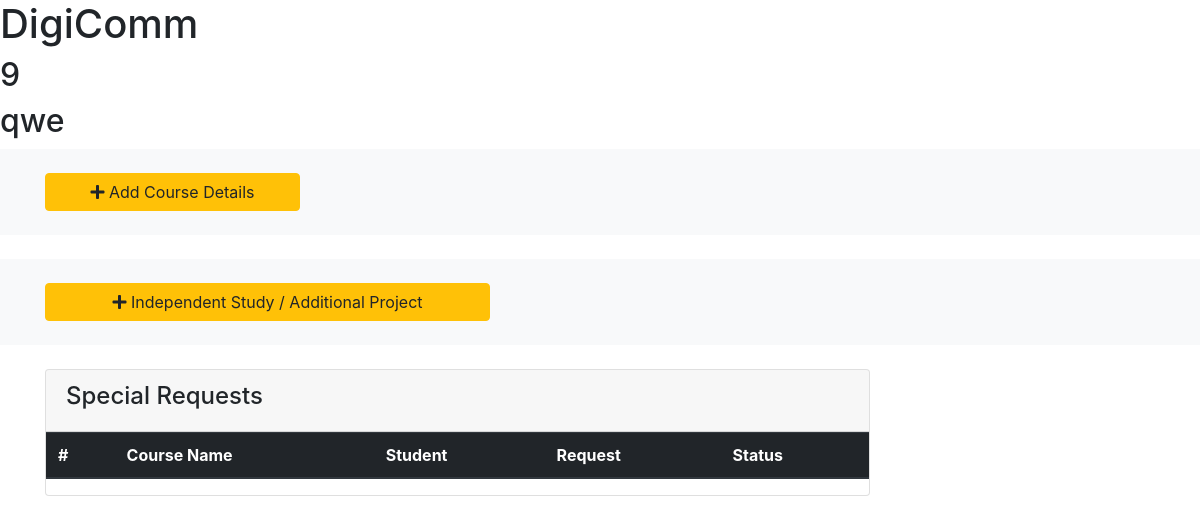
Before: /users/1/ with the older database file.
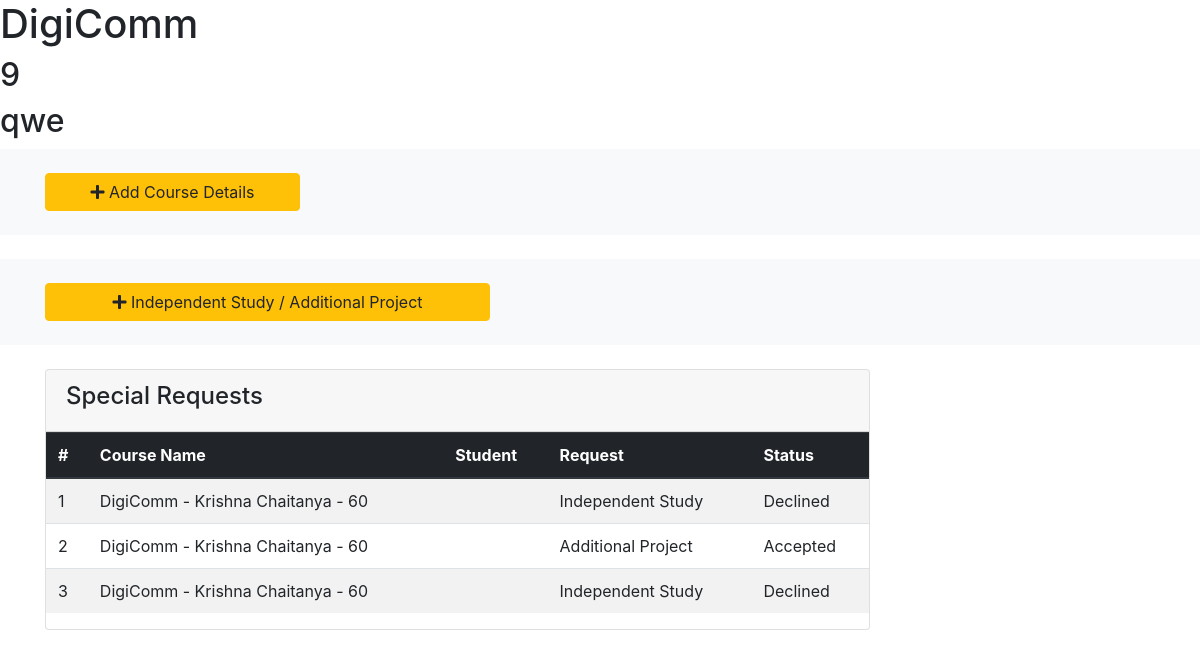
After: the same page with the newer database file.
### users/models.py (models this page shows, shortened)
class Detail(models.Model):
	course = models.ForeignKey(Course, on_delete = models.CASCADE)
	min_GPA = models.IntegerField()
	description = models.CharField(max_length=200)

class BufferSpecialPermissionsTable(models.Model):
	course = models.ForeignKey(Course, on_delete=models.CASCADE)
	req = models.CharField(max_length=20)
	status = models.CharField(max_length=4, default='pending')
	email = models.CharField(max_length=30)

class Course(models.Model):
	name = models.CharField(max_length=20)
	prof = models.CharField(max_length=20)
	max_students = models.IntegerField()
	def __str__(self):
		return u'%s - %s - %s' % (self.name, self.prof, self.max_students)

### users/views.py (the view)
# urls.py: path('<int:course_id>/', views.details, name='details'),
def details(request, course_id):
	course = get_object_or_404(Course, pk=course_id)
	return render(request, 'users/details.html', {'course':course})

### users/templates/users/details.html (shortened to what this page needs)
<h1>{{ course.name }}</h1>
{% for details in course.detail_set.all %}
	<h2>{{ details.min_GPA }}</h2>
	<h2>{{ details.description }}</h2>
{% endfor %}
<head>
  <link rel="stylesheet" href="https://use.fontawesome.com/releases/v5.0.13/css/all.css"
>
  <link rel="stylesheet" href="https://stackpath.bootstrapcdn.com/bootstrap/4.1.1/css/bootstrap.min.css"
>
  <link rel="stylesheet" href="css/style.css">
</head>
<body>
	<section id="actions" class="py-4 mb-4 bg-light">
		<div class="container">
		  <div class="row">
		    <div class="col-md-3">
		      <a href="#" class="btn btn-warning btn-block" data-toggle="modal" data-target="#addCourseDetailsModal">
		        <i class="fas fa-plus"></i> Add Course Details
		      </a>
		    </div>
		  </div>
		</div>
		</section>
		<section id="actions" class="py-4 mb-4 bg-light">
		<div class="container">
		  <div class="row">
		    <div class="col-md-5">
		      <a href="#" class="btn btn-warning btn-block" data-toggle="modal" data-target="#addSpecialRequestModal">
		        <i class="fas fa-plus"></i> Independent Study / Additional Project
		      </a>
		    </div>
		  </div>
		</div>
		</section>
		<section id="posts">
		    <div class="container">
		      <div class="row">
		        <div class="col-md-9">
		          <div class="card">
		            <div class="card-header">
		              <h4>Special Requests</h4>
		            </div>
		            <table class="table table-striped">
		              <thead class="thead-dark">
		                <tr>
		                  <th>#</th>
		                  <th>Course Name</th>
		                  <th>Student</th>
		                  <th>Request</th>
		                  <th>Status</th>
		                </tr>
		              </thead>
		              <tbody>
		                {% for request in course.bufferspecialpermissionstable_set.all %}
		                  <tr>
		                    <td>{{request.id}}</td>
		                    <td>{{request.course}}</td>
		                    <td>{{user.username}}</td>
		                    <td>{{request.req}}</td>
		                    <td>{{request.status}}</td>
		                {% endfor %}
		              </tbody>
		            </table>
		          </div>
		        </div>
		          </div>
		        </div>
		  </section>
</body>

Changed rows visible on the page:
added BufferSpecialPermissionsTable: id "1", course "DigiComm - Krishna Chaitanya - 60", req "Independent Study", status "Declined"
added BufferSpecialPermissionsTable: id "2", course "DigiComm - Krishna Chaitanya - 60", req "Additional Project", status "Accepted"
added BufferSpecialPermissionsTable: id "3", course "DigiComm - Krishna Chaitanya - 60", req "Independent Study", status "Declined"
